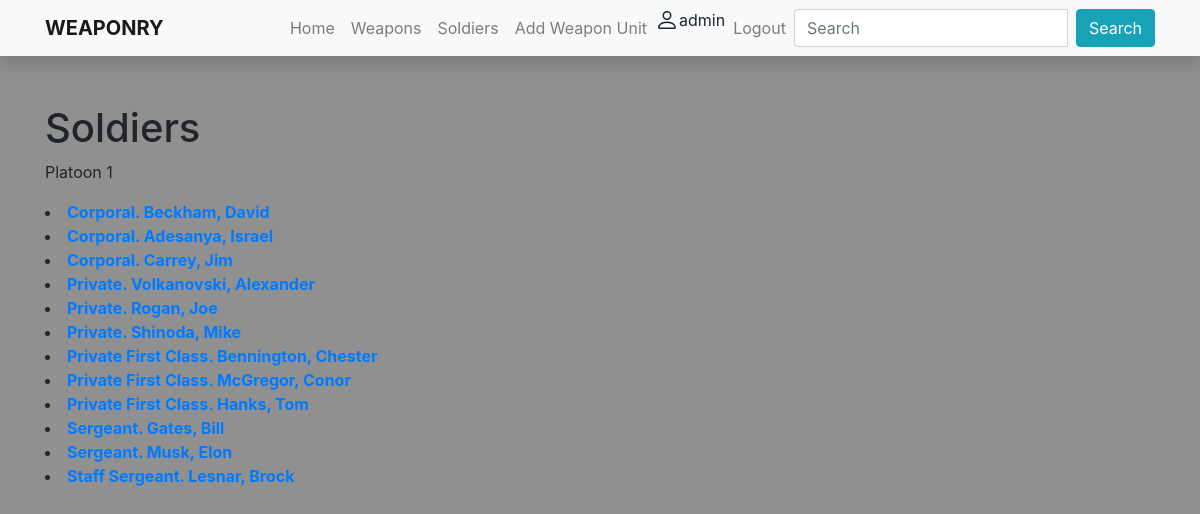
Page /weaponry/soldiers/ (signed in) on the earlier database version.
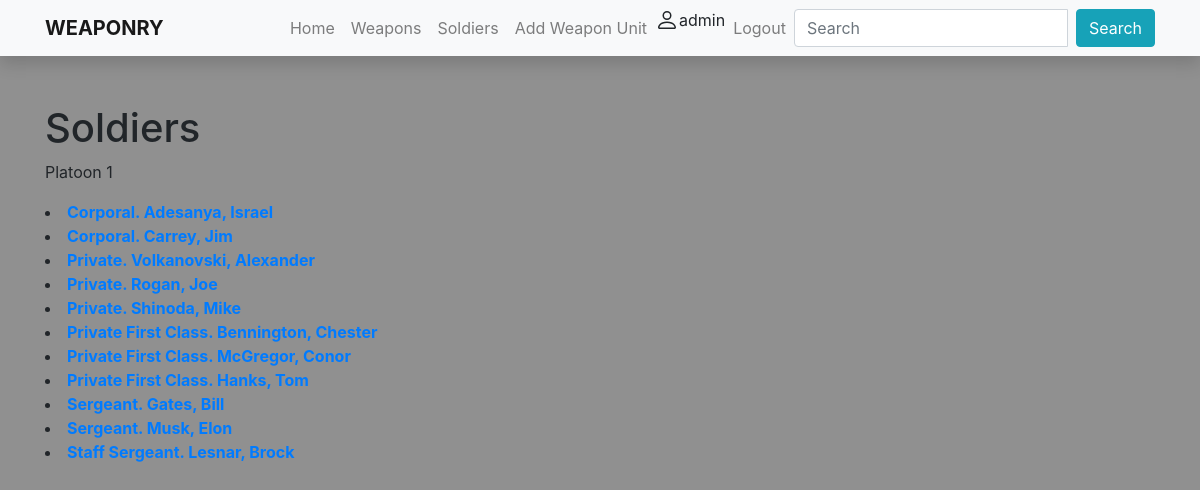
Same page on the later database version.
### weaponry/models.py (models this page shows, shortened)
class Soldier(models.Model):
    rank = models.CharField('Rank', max_length=50)
    first_name = models.CharField('Name', max_length=100)
    last_name = models.CharField('Last name', max_length=100)
    description = HTMLField()
    class Meta:
        ordering = ['rank', 'first_name', 'last_name']

### weaponry/views.py (the view)
# urls.py: path('soldiers/', views.soldiers, name='soldiers'),
@login_required
def soldiers(request):
    paginator = Paginator(Soldier.objects.all(), 12)
    page_number = request.GET.get('page')
    paged_soldiers = paginator.get_page(page_number)
    context = {
        'soldiers': paged_soldiers
    }
    return render(request, 'soldiers.html', context=context)

### weaponry/templates/soldiers.html (shortened to what this page needs)
{% extends "base.html" %}
{% block content %}
<h1>Soldiers</h1>
<p>Platoon 1</p>
{% for soldier in soldiers %}
<li><a href="{% url 'soldier' soldier.id %}">
    <strong>{{ soldier.rank }}.  {{ soldier.last_name }}, {{ soldier.first_name }}</strong></a></li>
{% endfor %}
{% endblock %}

### weaponry/templates/base.html (shortened to what this page needs)
<!DOCTYPE html>
<html lang="en">
<link
        rel="stylesheet"
        href="https://stackpath.bootstrapcdn.com/bootstrap/4.1.3/css/bootstrap.min.css"
/>
<link
        rel="stylesheet"
        href="https://cdnjs.cloudflare.com/ajax/libs/font-awesome/4.7.0/css/font-awesome.min.css"
/>
{% load static %}
<link rel="stylesheet" href="{% static 'css/styles.css' %}"/>
</head>
<body>
<nav
        class="navbar navbar-expand-lg navbar-light bg-light static-top mb-5 shadow"
>
    <div class="container">
        <a class="navbar-brand" href="/">
            <strong>WEAPONRY</a>
        </head>
        <body>
        <header>
            <nav>
                <div class="collapse navbar-collapse" id="navbarResponsive">
                    <ul class="navbar-nav ml-auto">
                        <li class="nav-item">
                            <a class="nav-link" href="{% url 'index' %}">Home</a>
                        </li>
                        <li class="nav-item">
                            <a class="nav-link" href="{% url 'weapons' %}">Weapons</a>
                        </li>
                        <li class="nav-item">
                            <a class="nav-link" href="{% url 'soldiers' %}">Soldiers</a>
                        </li>
                        <li class="nav-item"><a class="nav-link" href="{% url 'add-weapon' %}">Add Weapon Unit</a></li>
                        {% if user.is_authenticated %}
                        {{ user.get_username }}</a></li>
                        <li class="nav-item"><a class="nav-link" href="{% url 'logout' %}">Logout</a></li>
                        {% else %}
                        <li class="nav-item"><a class="nav-link"
                                                href="{% url 'login' %}?next={{request.path}}">Login</a>
                        </li>
                        {% endif %}
                    </ul>
                    <form
                            class="form-inline my-2 my-lg-0"
                            action="{% url 'search' %}"
                            method="get"
                    >
                        <div class="input-group">
                            <input
                                    class="form-control mr-sm-2"
                                    type="search"
                                    placeholder="Search"
                                    aria-label="Search"
                                    name="query"
                            />
                            <button class="btn btn-info my-2 my-sm-0" type="submit">
                                Search
                            </button>
                        </div>
                    </form>
                </div>
    </div>
</nav>
<div class="container">
    {% block content %}{% endblock %}
</div>
</body>
</html>

### weaponry/templates/base.html (style rules this page uses)
body { background-color: #909090; }

Differences in the rows shown:
removed Soldier: rank "Corporal", last_name "Beckham", first_name "David"
